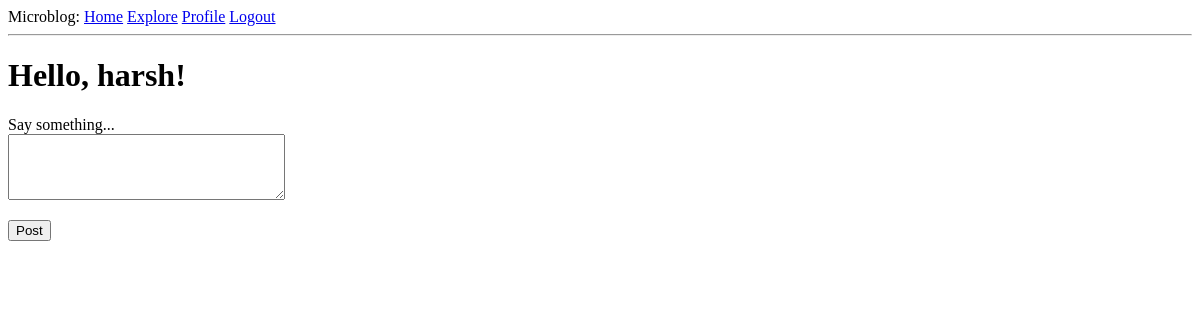
The page /index (signed in) on the database as committed earlier.
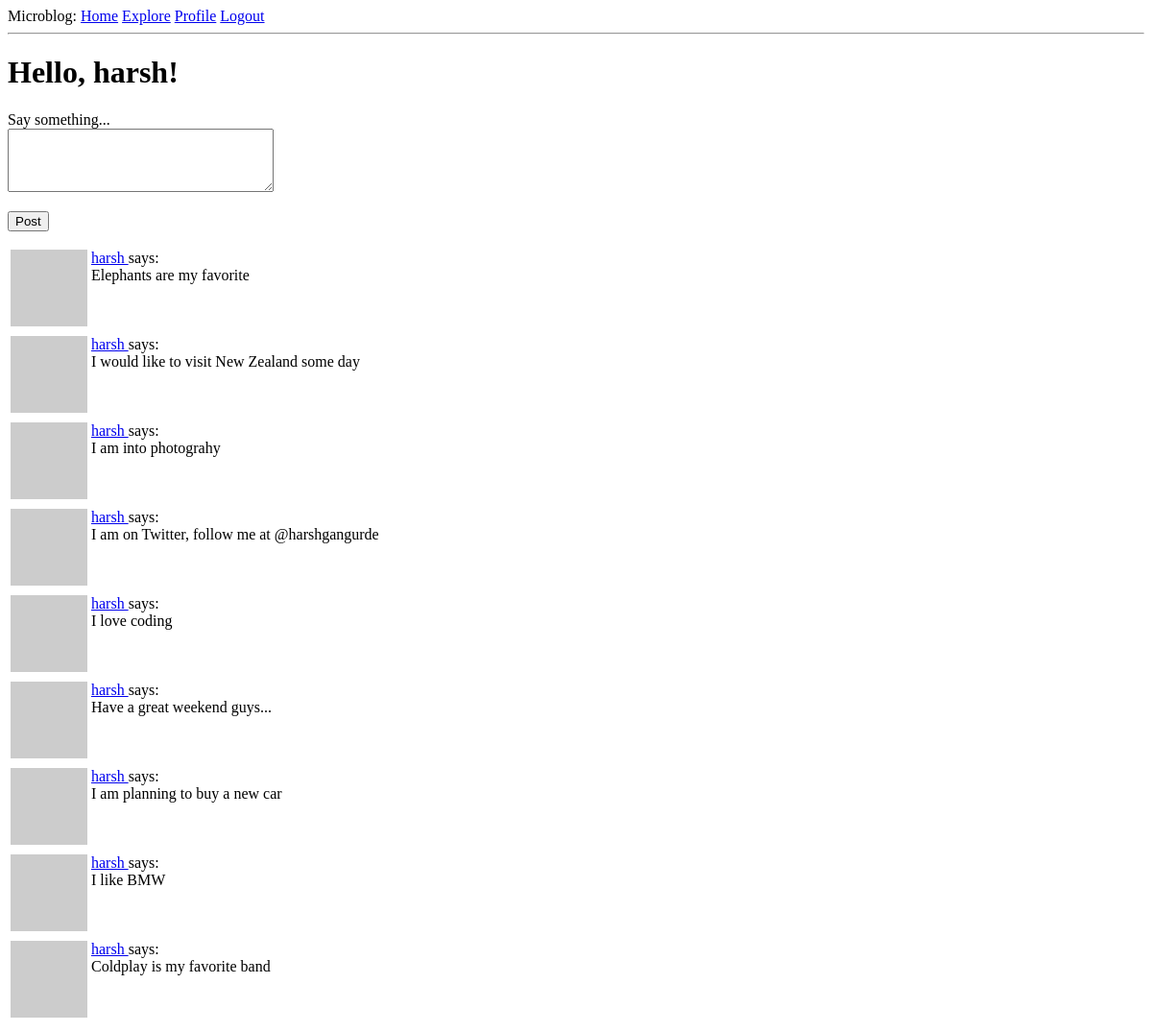
The same page on the database as committed later.
### app/models.py (models this page shows, shortened)
class User(UserMixin, db.Model):
    id = db.Column(db.Integer, primary_key=True)
    username = db.Column(db.String(64), index=True, unique=True)
    email = db.Column(db.String(120), index=True, unique=True)
    password_hash = db.Column(db.String(128))
    about_me = db.Column(db.String(100))
    last_seen = db.Column(db.DateTime, default=datetime.utcnow)
    posts = db.relationship('Post', backref='author', lazy='dynamic')
    followed = db.relationship('User', secondary=followers,
                               primaryjoin=(followers.c.follower_id == id),
                               secondaryjoin=(followers.c.followed_id == id),
                               backref=db.backref('followers', lazy='dynamic'), lazy='dynamic')
    def get_avatar(self, size):
        digest = md5(self.email.lower().encode('utf-8')).hexdigest()
        return 'https://www.gravatar.com/avatar/{}?d=identicon&s={}'.format(digest, size)
    def followed_posts(self):
        followed_posts = Post.query.join(followers, (followers.c.followed_id == Post.user_id))\
            .filter(followers.c.follower_id == self.id)
        own_posts = Post.query.filter_by(user_id=self.id)
        return followed_posts.union(own_posts).order_by(Post.timestamp.desc())

class Post(db.Model):
    id = db.Column(db.Integer, primary_key=True)
    body = db.Column(db.String(200))
    timestamp = db.Column(db.DateTime, index=True, default=datetime.utcnow)
    user_id = db.Column(db.Integer, db.ForeignKey('user.id'))

### app/routes.py (the view)
@flask_app.route('/', methods=['GET', 'POST'])
@flask_app.route('/index', methods=['GET', 'POST'])
@login_required
def index():
    form = PostForm()
    if form.validate_on_submit():
        post = Post(body=form.post.data, author=current_user)
        db.session.add(post)
        db.session.commit()
        flash('Your post is live now')
        return redirect(url_for('index'))
    page = request.args.get('page', 1, type=int)
    posts = current_user.followed_posts().paginate(page, flask_app.config['POSTS_PER_PAGE'], False)
    next_url = url_for('index', page=posts.next_num) if posts.has_next else None
    prev_url = url_for('index', page=posts.prev_num) if posts.has_prev else None
    return render_template('index.html', title='Home', form=form,
                           posts=posts.items, next_url=next_url, prev_url=prev_url)

### app/forms.py
class PostForm(FlaskForm):
    post = TextAreaField('Say something...', validators=[DataRequired(), Length(min=1, max=200)])
    submit = SubmitField('Post')

### app/models.py (called while the page is built)
@login.user_loader
def load_user(user_id):
    return User.query.get(int(user_id))

### app/routes.py (called while the page is built)
@flask_app.before_request
def before_request():
    if current_user.is_authenticated:
        current_user.last_seen = datetime.utcnow()
        db.session.commit()

### app/templates/index.html (shortened to what this page needs)
<!DOCTYPE html>
<html lang="en">
<head>
</head>
<body>
    {% extends "base.html" %}
    {% block content %}
        <h1>Hello, {{ current_user.username }}!</h1>
        {% if form %}
            <form action="" method="post">
                <p>
                    {{ form.post.label }}<br>
                    {{ form.post(cols=32, rows=4) }}<br>
                </p>
                <p>{{ form.submit() }}</p>
            </form>
        {% endif %}
        {% for post in posts %}
            {% include '_post.html' %}
        {% endfor %}
    {% endblock %}

### app/templates/base.html (shortened to what this page needs)
<!DOCTYPE html>
<html lang="en">
<head>
</head>
<body>
    <div>Microblog:
        <a href="{{ url_for('index') }}">Home</a>
        {% if current_user.is_anonymous %}
            <a href="{{ url_for('login') }}">Login</a>
        {% else %}
            <a href="{{ url_for('explore') }}">Explore</a>
            <a href="{{ url_for('profile', username=current_user.username) }}">Profile</a>
            <a href="{{ url_for('logout') }}">Logout</a>
        {% endif %}
    </div>
    <hr>
    {% block content %}{% endblock %}
</body>
</html>

### app/templates/_post.html
<table>
    <tr valign="top">
        <td><img src="{{ post.author.get_avatar(36) }}"></td>
        <td>
            <a href="{{ url_for('profile', username=post.author.username) }}">
                {{ post.author.username }}
            </a>
            says:<br>{{ post.body }}
        </td>
    </tr>
</table>

Rows that differ between the two databases and show on the page:
added Post: author.username "harsh", body "Elephants are my favorite"
added Post: author.username "harsh", body "I would like to visit New Zealand some day"
added Post: author.username "harsh", body "I am into photograhy"
added Post: author.username "harsh", body "I am on Twitter, follow me at @harshgangurde"
added Post: author.username "harsh", body "I love coding"
added Post: author.username "harsh", body "Have a great weekend guys..."
added Post: author.username "harsh", body "I am planning to buy a new car"
added Post: author.username "harsh", body "I like BMW"
added Post: author.username "harsh", body "Coldplay is my favorite band"
